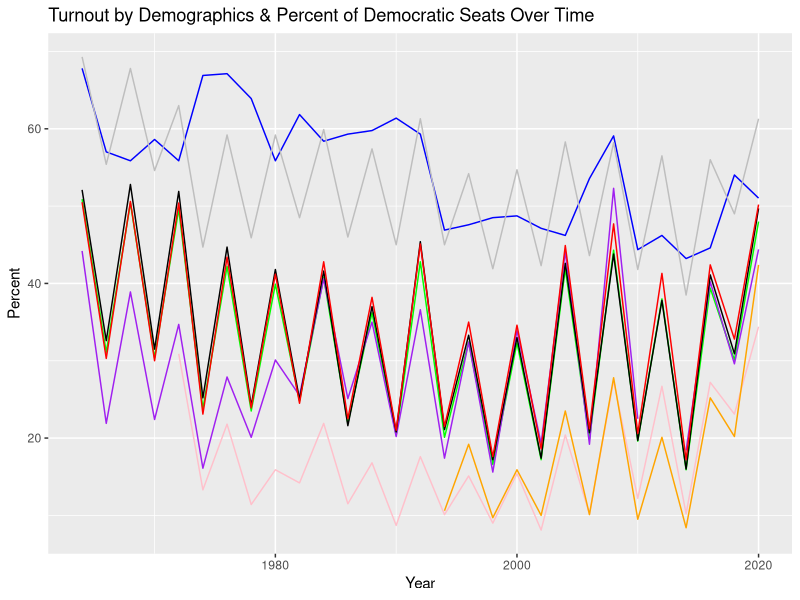
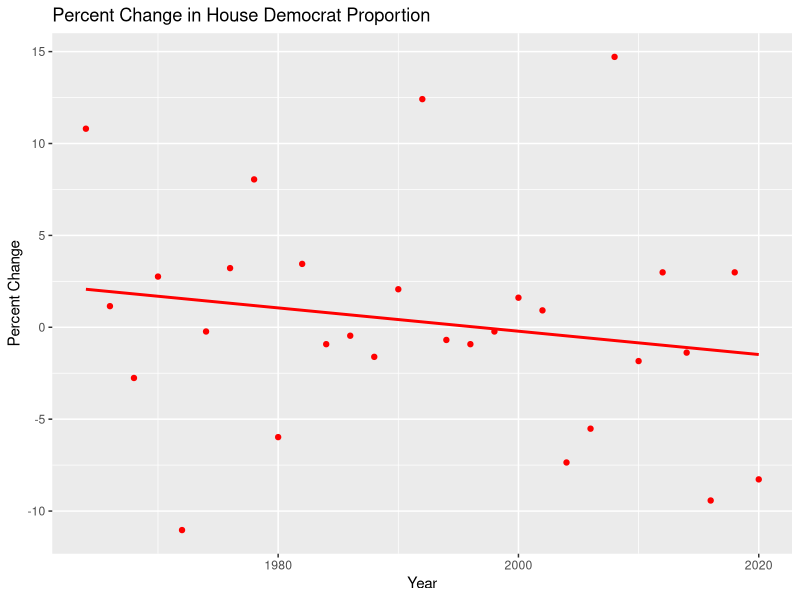
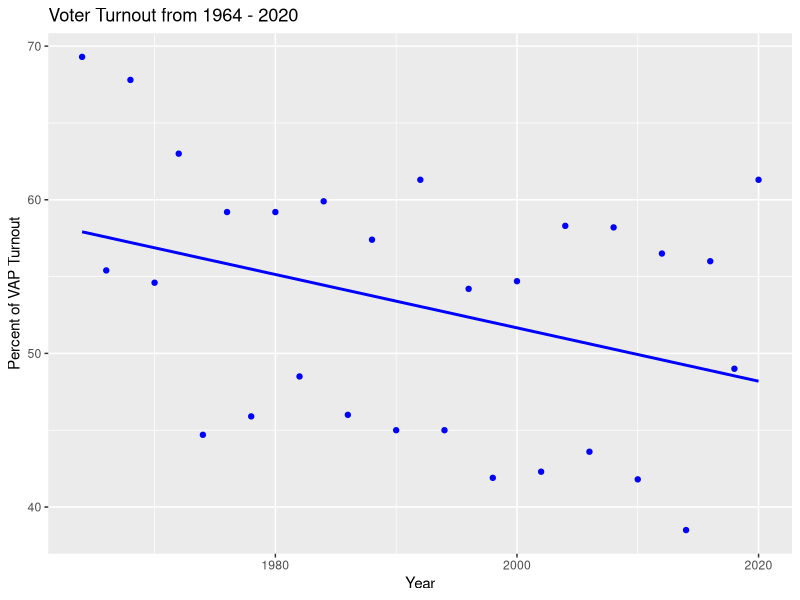
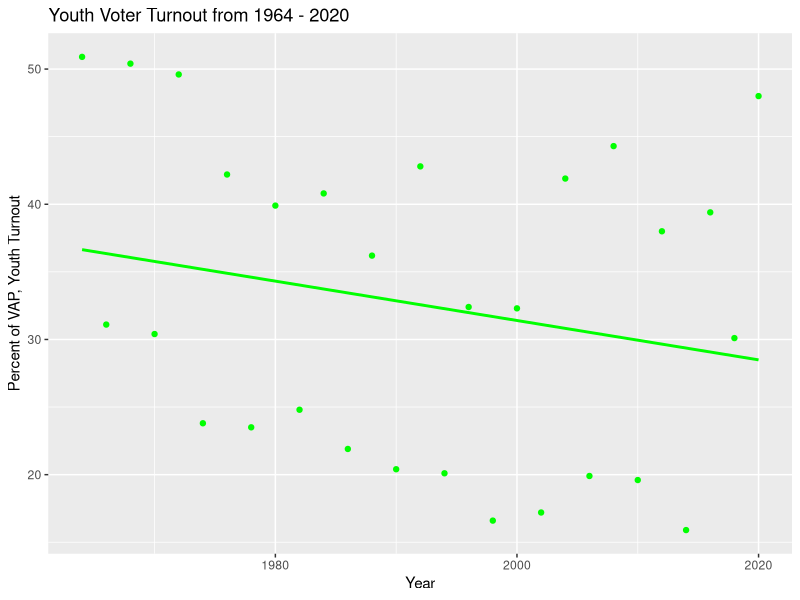
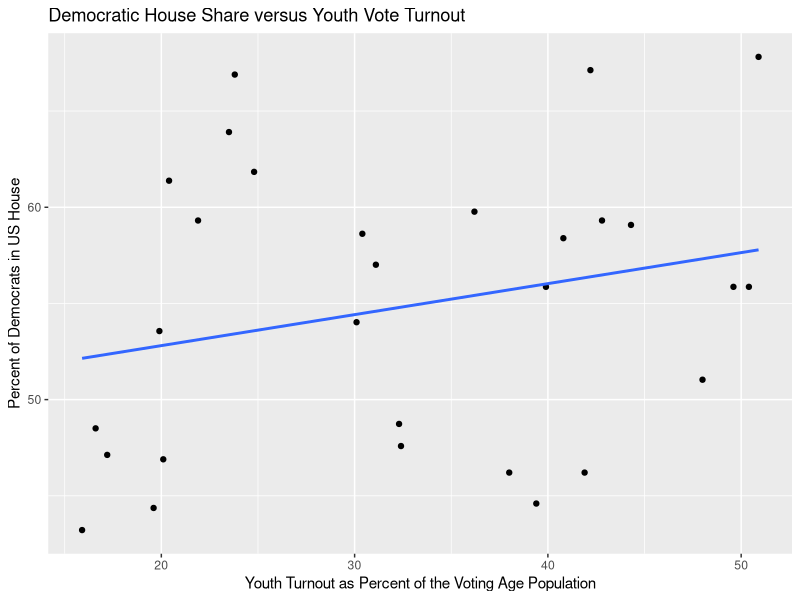
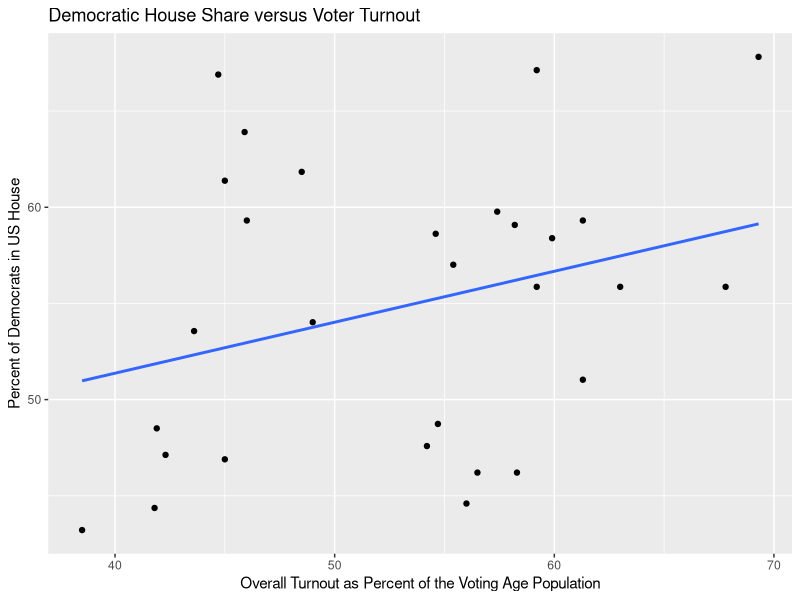
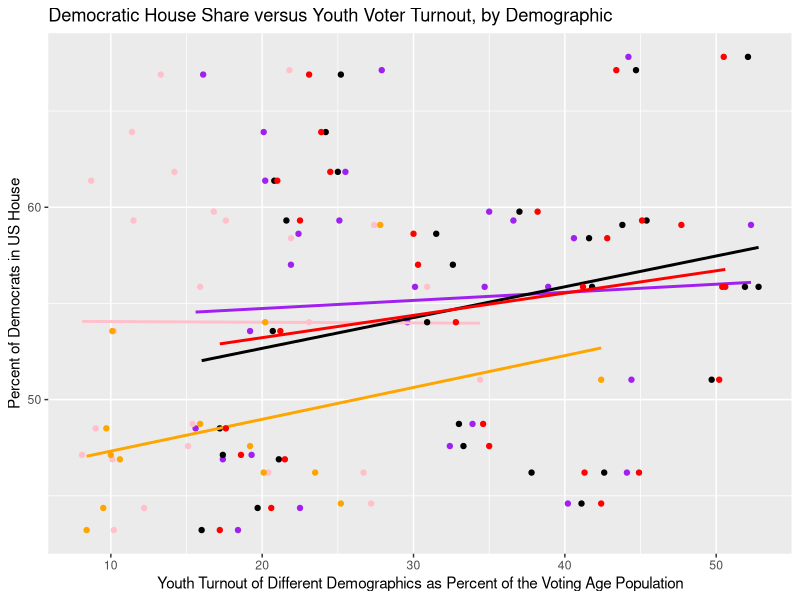

Write the R code that produced these figures, in order.
## ---- chunk 1
library(tidyverse)
library(dplyr)
library(ggplot2)
library(broom)

## ---- chunk 2
turnout <- read_csv("Turnout_Final.csv")

maj <- read_csv("CongMaj.csv")
maj$`Total Number of Seats` <- 435

data <- turnout |>
  left_join(maj, by = "Election Year")

data <- data |> 
  mutate(percent_dems = (100*(Democrats/435)))

data <- data |>
  mutate(pct_change_demseats = 100*((Democrats - lag(Democrats))/435))|>
  mutate(change_vote_youth = ((PercentVAP_YTO - lag(PercentVAP_YTO))/PercentVAP_YTO))|>
  mutate(change_vote_ALL = ((PercentVAP_ALL - lag(PercentVAP_ALL))/PercentVAP_ALL))

data$pct_change_demseats[1]=100*((data$Democrats[1]-258)/435)

data$PercentVAP_BTO <- as.numeric(data$PercentVAP_BTO)
## ---- chunk 3
trend_graph <- data |> 
  ggplot()+
  #ylim(0,100)+
  geom_line(mapping=aes(x= `Election Year`, y= percent_dems), color = "blue")+
  #geom_smooth(method = "lm", mapping = aes(x=`Election Year`, y= percent_dems), color ="blue")+
  geom_line(mapping=aes(x=`Election Year`, y = `PercentVAP_ALL`), color = "gray")+
  #geom_smooth(method = "lm", mapping = aes(x=`Election Year`, y= `PercentVAP_ALL`), color ="gray")+
  geom_line(mapping=aes(x= `Election Year`, y= `PercentVAP_YTO`), color = "green")+
  #geom_smooth(method = "lm", mapping = aes(x=`Election Year`, y= `PercentVAP_YTO`), color ="green")+
  geom_line(mapping= aes(x= `Election Year`, y = `PercentVAP_BTO`), color = "purple")+
  #geom_smooth(method = "lm", mapping = aes(x=`Election Year`, y= `PercentVAP_BTO`), color ="purple")+
  geom_line(mapping= aes(x= `Election Year`, y = `PercentVAP_HTO`), color = "pink")+
  #geom_smooth(method = "lm", mapping = aes(x=`Election Year`, y= `PercentVAP_HTO`), color ="pink")+
  geom_line(mapping= aes(x= `Election Year`, y = `PercentVAP_WTO`), color ="black")+
  #geom_smooth(method = "lm", mapping = aes(x=`Election Year`, y= `PercentVAP_WTO`), color ="black")+
  geom_line(mapping= aes(x= `Election Year`, y = `PercentVAP_ATO`), color = "orange")+
  #geom_smooth(method = "lm", mapping = aes(x=`Election Year`, y= `PercentVAP_ATO`), color ="orange")+
  geom_line(mapping= aes(x= `Election Year`, y = `PercentVAP_FTO`), color = "red")+
  #geom_smooth(method = "lm", mapping = aes(x=`Election Year`, y= `PercentVAP_FTO`), color ="red")+
  labs(x ="Year", y = "Percent", title = "Turnout by Demographics & Percent of Democratic Seats Over Time")
trend_graph
## ---- chunk 4
overall_vap_plot <- data |>
  ggplot(aes(x=`Election Year`)) +
  geom_smooth(aes(y=PercentVAP_ALL), method="lm", se=FALSE, color="blue") +
  geom_point(aes(y=PercentVAP_ALL), color="blue") +
  labs(
    title = "Voter Turnout from 1964 - 2020",
    y = "Percent of VAP Turnout",
    x = "Year"
  )

dems_plot <- data |>
  ggplot(aes(x=`Election Year`)) +
  geom_smooth(aes(y=pct_change_demseats), method="lm", se=FALSE, color="red") +
  geom_point(aes(y=pct_change_demseats), color="red") +
  labs(
    title = "Percent Change in House Democrat Proportion",
    y = "Percent Change",
    x = "Year"
  )

dems_plot
overall_vap_plot
## ---- chunk 5
youth_vap_plot <- data |>
  ggplot(aes(x=`Election Year`)) +
  geom_smooth(aes(y=PercentVAP_YTO), method="lm", se=FALSE, color="green") +
  geom_point(aes(y=PercentVAP_YTO), color="green") +
  labs(
    title = "Youth Voter Turnout from 1964 - 2020",
    y = "Percent of VAP, Youth Turnout",
    x = "Year"
  )
youth_vap_plot
## ---- chunk 6
YTturnout_vs_dems <- data |>
  ggplot(aes(x=PercentVAP_YTO, y=percent_dems)) +
  geom_point() +
  geom_smooth(method="lm", se=FALSE)+ 
  labs (x="Youth Turnout as Percent of the Voting Age Population", y= "Percent of Democrats in US House",   title = "Democratic House Share versus Youth Vote Turnout")
YTturnout_vs_dems

mult.fit_YTO <- lm(percent_dems ~ PercentVAP_YTO + `Election Year`, data = data)


mult.fit_YTO|> 
  broom::tidy() |> 
  select(term, estimate) |> 
  knitr::kable(digits = 2)

## ---- chunk 7
turnout_ALL_vs_dems <- data |>
  ggplot(aes(x=PercentVAP_ALL, y=percent_dems)) +
  geom_point() +
  geom_smooth(method="lm", se=FALSE) +
  labs(x="Overall Turnout as Percent of the Voting Age Population", y= "Percent of Democrats in US House", title = "Democratic House Share versus Voter Turnout")
turnout_ALL_vs_dems

mult.fit_ALL <- lm(percent_dems ~ PercentVAP_ALL + `Election Year`, data = data)

mult.fit_ALL|>
  broom::tidy() |> 
  select(term, estimate) |> 
  knitr::kable(digits = 2)


## ---- chunk 8
YTO_demographics_vs_dems <- data |>
  ggplot(aes(y=percent_dems)) +
  geom_smooth(aes(x=PercentVAP_BTO), method="lm", se=FALSE, color="purple") +
  geom_point(aes(x=PercentVAP_BTO), color="purple") +
  geom_smooth(aes(x=PercentVAP_HTO), method="lm", se=FALSE, color="pink") +
  geom_point(aes(x=PercentVAP_HTO), color="pink") +
  geom_smooth(aes(x=PercentVAP_WTO), method="lm", se=FALSE, color="black") +
  geom_point(aes(x=PercentVAP_WTO), color="black") +
  geom_smooth(aes(x=PercentVAP_ATO), method="lm", se=FALSE, color="orange") +
  geom_point(aes(x=PercentVAP_ATO), color="orange") +
  geom_smooth(aes(x=PercentVAP_FTO), method="lm", se=FALSE, color="red") +
  geom_point(aes(x=PercentVAP_FTO), color="red")+
  labs(x="Youth Turnout of Different Demographics as Percent of the Voting Age Population", y= "Percent of Democrats in US House", title = "Democratic House Share versus Youth Voter Turnout, by Demographic")
YTO_demographics_vs_dems
## ---- chunk 9
mult.fit_BTO <- lm(percent_dems ~ PercentVAP_BTO + `Election Year`, data = data)

mult.fit_BTO|> 
  broom::tidy() |> 
  select(term, estimate) |> 
  knitr::kable(digits = 2)

## ---- chunk 10
mult.fit_HTO <- lm(percent_dems ~ PercentVAP_HTO + `Election Year`, data = data)

mult.fit_HTO|>
  broom::tidy() |> 
  select(term, estimate) |> 
  knitr::kable(digits = 2)


## ---- chunk 11
mult.fit_ATO <- lm(percent_dems ~ PercentVAP_ATO + `Election Year`, data = data)

mult.fit_ATO|>
  broom::tidy() |> 
  select(term, estimate) |> 
  knitr::kable(digits = 2)

## ---- chunk 12
mult.fit_WTO <- lm(percent_dems ~ PercentVAP_WTO + `Election Year`, data = data)

mult.fit_WTO|> 
  broom::tidy() |> 
  select(term, estimate) |> 
  knitr::kable(digits = 2)

## ---- chunk 13
mult.fit_FTO <- lm(percent_dems ~ PercentVAP_FTO + `Election Year`, data = data)

mult.fit_FTO|> 
  broom::tidy() |> 
  select(term, estimate) |> 
  knitr::kable(digits = 2)

## ---- chunk 14
summary(mult.fit_YTO) 
## ---- chunk 15
summary(mult.fit_ALL)
## ---- chunk 16
summary(mult.fit_BTO)
## ---- chunk 17
summary(mult.fit_HTO)
## ---- chunk 18
summary(mult.fit_WTO)
## ---- chunk 19
summary(mult.fit_WTO)
## ---- chunk 20
summary(mult.fit_FTO)
